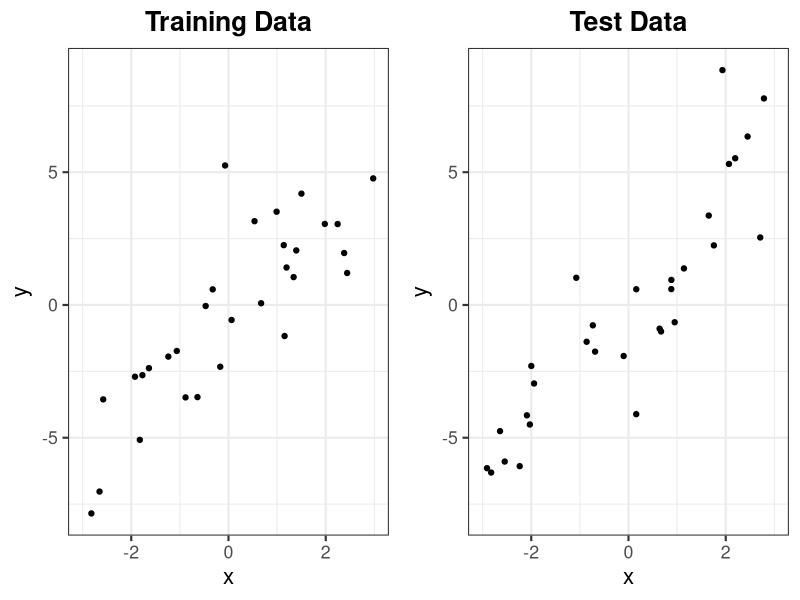

The R script that drew this image:
## ---- chunk 1
library(ggpubr)
# generate data
set.seed(302)
n <- 30
x <- sort(runif(n, -3, 3))
y <- 2*x + 2*rnorm(n)
x_test <- sort(runif(n, -3, 3))
y_test <- 2*x_test + 2*rnorm(n)
df_train <- data.frame("x" = x, "y" = y)
df_test <- data.frame("x" = x_test, "y" = y_test)

# store a theme
my_theme <- theme_bw(base_size = 16) + 
  theme(plot.title = element_text(hjust = 0.5, face = "bold"),
        plot.subtitle = element_text(hjust = 0.5))

# generate plots
g_train <- ggplot(df_train, aes(x = x, y = y)) + geom_point() +
  xlim(-3, 3) + ylim(min(y, y_test), max(y, y_test)) + 
  labs(title = "Training Data") + my_theme
g_test <- ggplot(df_test, aes(x = x, y = y)) + geom_point() +
  xlim(-3, 3) + ylim(min(y, y_test), max(y, y_test)) + 
  labs(title = "Test Data") + my_theme
ggarrange(g_train, g_test) # from ggpubr, to put side-by-side
## ---- chunk 2
# For loop with polynomail LM. 
# conveninece function 
# set K to 10 
k = 10
lm_list <- list()
# Create an empty list. 
#generate LMs
for (i in 1:k) {
  # genarate 10 lms with increasing polynomials 
  lm_fit  = lm(y~poly(x,i), data = df_train)
  # store them in the empty list 
  lm_list[[paste("lm_",i)]] <- lm_fit
}
# Look at an LM in the list 
summary(lm_list[[1]])

## ---- chunk 3
# for each model record the training error then predict y test and x test 
# Calculate training error 
# Create an empty list 
lm_train_list_err <- list()
# Loop through the lms 
  for (i in 1:length(lm_list)) {
    # extract lm at i and predict
    y_hat_train = predict(lm_list[[i]])
    # take the mean squared difference 
    train_error = mean((df_train$y - y_hat_train)^2)
    # store in lm list 
    lm_train_list_err[[paste("train_err_",i,sep = "")]] = train_error
  }
# returns a list 
# look at train error for all 10 models 
lm_train_list_err

# Calculate the testing error 
# Create an empty list 
lm_test_list_err <- list()
# for loop through models 
for (i in 1:length(lm_list)) {
  # Predict test at i 
  y_hat_test = predict(lm_list[[i]], data = df_test$x)
  # calculate test mean squared difference 
  test_error = mean((df_test$y - y_hat_test)^2)
  # store in a new list 
  lm_test_list_err[[paste("test_err_",i,sep = "")]] = test_error
}
# Returns a list for all 10 models 
## ---- chunk 4
# Create a data frame of train and test error 
data.frame(model = 1:10,
           # unlist training error
           train_error = unlist(lm_train_list_err),
           # unlist test error 
           test_error = unlist(lm_test_list_err))
# returns a data frame 
